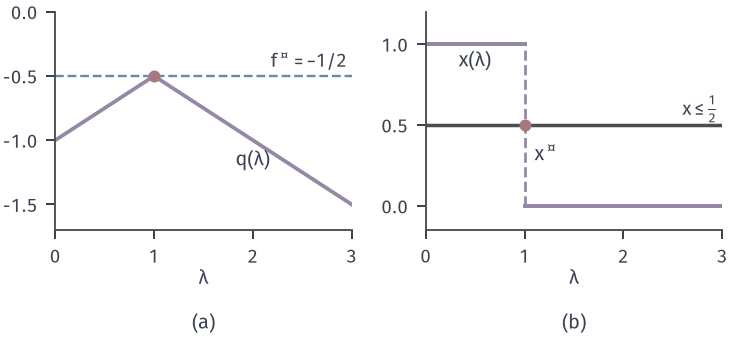

The Python source for this figure:
from pathlib import Path
import sys
ROOT = next(p for p in Path(__file__).resolve().parents if (p/'build.sh').is_file() and (p/'tex/book.tex').is_file())
sys.path.insert(0, str(ROOT/'figures/00-shared/mathematical-preliminaries-upper/00-shared/comprehension-figures'))
from support import figure, save, BLUE, GREEN, YELLOW, RED, PURPLE, INK, MUTED, GRID, BLUE_FILL, GREEN_FILL, YELLOW_FILL, RED_FILL, PURPLE_FILL
import numpy as np
HERE = Path(__file__).resolve().parent
STROKE = '#4C4D4F'
def panel(fig, left, right, top, bottom, wspace=.25):
    fig.set_layout_engine(None)
    H=fig.get_figheight()*25.4
    if len(fig.axes)>1: bottom=15.5/H
    fig.subplots_adjust(left=left, right=right, top=top, bottom=bottom, wspace=wspace)
def tag(fig, ax, s, y=None):
    p = ax.get_position(); fig.text((p.x0+p.x1)/2, 1.0/(fig.get_figheight()*25.4), s, ha='center', va='bottom')
def opt(ax, x=0, y=0, ms=4.8, z=7): ax.plot([x],[y],'o',ms=ms,color=RED,mew=0,zorder=z)
def dot(ax, x, y, c=GREEN, ms=4.2, z=6, m='o'): ax.plot([x],[y],m,ms=ms,color=c,mew=0,zorder=z)
def hollow(ax, x, y, c=BLUE, ms=4.4, z=7): ax.plot([x],[y],'o',ms=ms,mfc='white',mec=c,mew=1.0,zorder=z)

# min -x, x in [0,1] 为定义域，乘子对应 x<=1/2；q(lam)=min(-lam/2,lam/2-1)。
fig,(A,B)=figure(width_mm=104,height_mm=48,ncols=2)
panel(fig,.075,.98,.965,.25,wspace=.25)
L=np.linspace(0,3,300);A.plot(L,np.minimum(-L/2,L/2-1),color=PURPLE,lw=1.5);A.axhline(-.5,color=BLUE,lw=.95,ls='--');opt(A,1,-.5)
A.text(2.95,-.43,r'$f^\star=-1/2$',ha='right',fontsize=7.5);A.text(.1,-.65,r'$\lambda<1$',fontsize=7.5,va='top') if 0 else None
A.set_xlim(0,3);A.set_ylim(-1.7,0);A.set_xticks([0,1,2,3]);A.set_yticks([-1.5,-1,-.5,0]);A.set_xlabel(r'$\lambda$',labelpad=1);A.text(2.0,-1.2,r'$q(\lambda)$',color=INK,ha='center')
B.plot([0,1],[1,1],color=PURPLE,lw=1.6);B.plot([1,3],[0,0],color=PURPLE,lw=1.6,zorder=3);B.plot([1,1],[0,1],color=PURPLE,lw=1.1,ls='--')
B.plot([0,3],[.5,.5],color=STROKE,lw=1.4);B.text(2.95,.56,r'$x\leq\frac{1}{2}$',fontsize=7.5,ha='right')
opt(B,1,.5);B.text(1.1,.38,r'$x^\star$',fontsize=8,va='top')
B.set_xlim(0,3);B.set_ylim(-.15,1.2);B.set_xticks([0,1,2,3]);B.set_yticks([0,.5,1]);B.set_xlabel(r'$\lambda$',labelpad=1);B.text(.5,.86,r'$x(\lambda)$',ha='center',color=INK)
for a_,s in zip((A,B),('(a)','(b)')):tag(fig,a_,s,y=.035)
save(fig,HERE,'figure',{'q':'min(-lam/2,lam/2-1)','lam_star':1,'x_star':.5})
